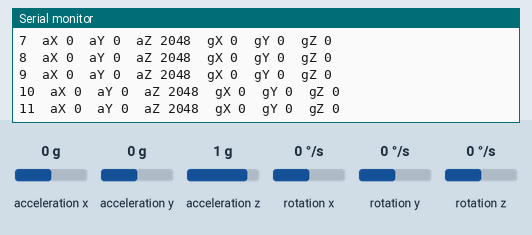
Bench run of a sketch on a simulated Arduino Uno, built with avr-gcc and run on an emulated ATmega328P. Parts: the last lines printed to the serial monitor. Wiring (inferred from the names in the program): MPU-9250 motion sensor at I2C address 0x68. The inputs (shaded band) are chosen by the test bench; at power-on: acceleration x 0 g, acceleration y 0 g, acceleration z 1 g, rotation x 0 °/s, rotation y 0 °/s, rotation z 0 °/s.

Above: at 1.2 s.
1.3 s: acceleration x set to -1.4 g
At 1.34 s:
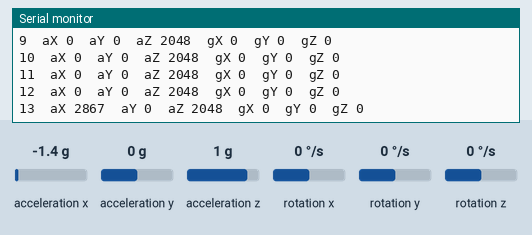
2.8 s: acceleration y set to -1.4 g
At 2.88 s:
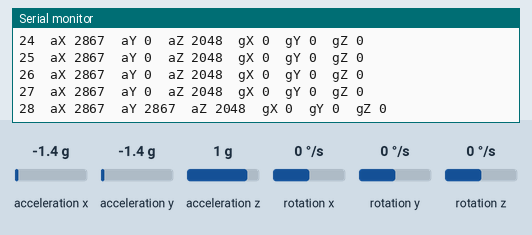
5.8 s: acceleration z set to -1.4 g
At 5.87 s:
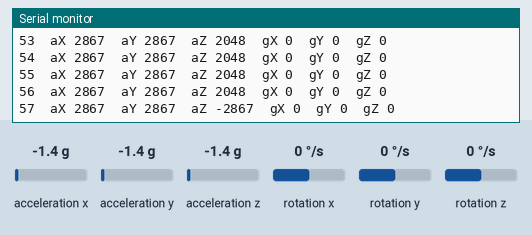
7.3 s: rotation x set to -192 °/s
At 7.31 s:
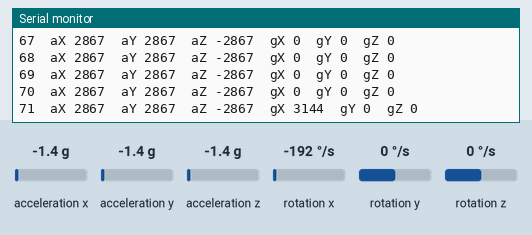
10.3 s: rotation y set to -192 °/s
At 10.3 s:
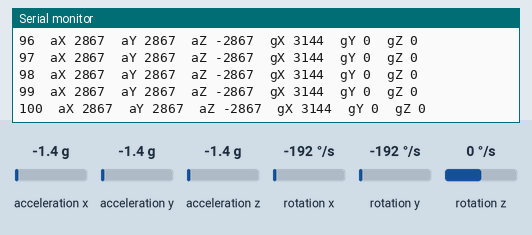
13.3 s: acceleration x set to 0 g
At 13.4 s:
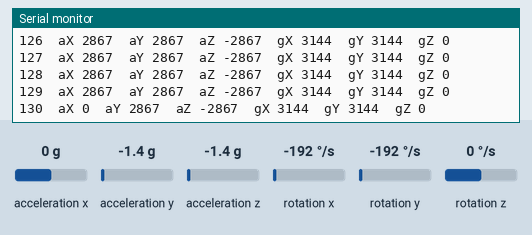
Timing chart, 0 to 16.3 s (numbered marks = the images above; inputs shaded):
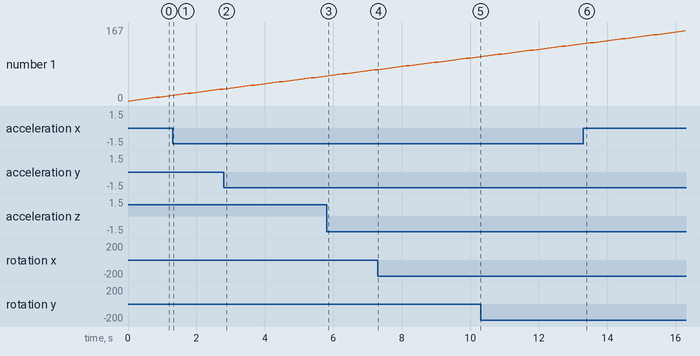

The sketch:

mpu9250.ino
```cpp
#include <Wire.h>

#define    MPU9250_ADDRESS            0x68
//#define    MAG_ADDRESS                0x0C

#define    GYRO_FULL_SCALE_250_DPS    0x00
#define    GYRO_FULL_SCALE_500_DPS    0x08
#define    GYRO_FULL_SCALE_1000_DPS   0x10
#define    GYRO_FULL_SCALE_2000_DPS   0x18

#define    ACC_FULL_SCALE_2_G        0x00
#define    ACC_FULL_SCALE_4_G        0x08
#define    ACC_FULL_SCALE_8_G        0x10
#define    ACC_FULL_SCALE_16_G       0x18


// This function read Nbytes bytes from I2C device at address Address.
// Put read bytes starting at register Register in the Data array.
void I2Cread(uint8_t Address, uint8_t Register, uint8_t Nbytes, uint8_t* Data)
{
  // Set register address
  Wire.beginTransmission(Address);
  Wire.write(Register);
  Wire.endTransmission();

  // Read Nbytes
  Wire.requestFrom(Address, Nbytes);
  uint8_t index=0;
  while (Wire.available())
    Data[index++]=Wire.read();
}


// Write a byte (Data) in device (Address) at register (Register)
void I2CwriteByte(uint8_t Address, uint8_t Register, uint8_t Data)
{
  // Set register address
  Wire.beginTransmission(Address);
  Wire.write(Register);
  Wire.write(Data);
  Wire.endTransmission();
}


// Initializations
void setup()
{
  // Arduino initializations
  Wire.begin();
  Serial.begin(9600);

  // Configure gyroscope range
  I2CwriteByte(MPU9250_ADDRESS,27,GYRO_FULL_SCALE_2000_DPS);
  // Configure accelerometers range
  I2CwriteByte(MPU9250_ADDRESS,28,ACC_FULL_SCALE_16_G);
//  // Set by pass mode for the magnetometers
//  I2CwriteByte(MPU9250_ADDRESS,0x37,0x02);
//
//  // Request first magnetometer single measurement
//  I2CwriteByte(MAG_ADDRESS,0x0A,0x01);


}


long int cpt=0;
// Main loop, read and display data
void loop()
{

  // _______________
  // ::: Counter :::

  // Display data counter
  Serial.print (cpt++,DEC);
  Serial.print ("\t");


  // ____________________________________
  // :::  accelerometer and gyroscope :::

  // Read accelerometer and gyroscope
  uint8_t Buf[14];
  I2Cread(MPU9250_ADDRESS,0x3B,14,Buf);


  // Create 16 bits values from 8 bits data

  // Accelerometer
  int16_t ax=-(Buf[0]<<8 | Buf[1]);
  int16_t ay=-(Buf[2]<<8 | Buf[3]);
  int16_t az=Buf[4]<<8 | Buf[5];

  // Gyroscope
  int16_t gx=-(Buf[8]<<8 | Buf[9]);
  int16_t gy=-(Buf[10]<<8 | Buf[11]);
  int16_t gz=Buf[12]<<8 | Buf[13];

    // Display values

  // Accelerometer
  Serial.print ("aX ");
  Serial.print (ax,DEC);
  Serial.print ("\t");
  Serial.print ("aY ");
  Serial.print (ay,DEC);
  Serial.print ("\t");
  Serial.print ("aZ ");
  Serial.print (az,DEC);
  Serial.print ("\t");

  // Gyroscope
  Serial.print ("gX ");
  Serial.print (gx,DEC);
  Serial.print ("\t");
  Serial.print ("gY ");
  Serial.print (gy,DEC);
  Serial.print ("\t");
  Serial.print ("gZ ");
  Serial.print (gz,DEC);
  Serial.print ("\t");


//  // _____________________
//  // :::  Magnetometer :::
//
//
//  // Read register Status 1 and wait for the DRDY: Data Ready
//
//  uint8_t ST1;
//  do
//  {
//    I2Cread(MAG_ADDRESS,0x02,1,&ST1);
//  }
//  while (!(ST1&0x01));
//
//  // Read magnetometer data
//  uint8_t Mag[7];
//  I2Cread(MAG_ADDRESS,0x03,7,Mag);
//
//
//  // Create 16 bits values from 8 bits data
//
//  // Magnetometer
//  int16_t mx=-(Mag[3]<<8 | Mag[2]);
//  int16_t my=-(Mag[1]<<8 | Mag[0]);
//  int16_t mz=-(Mag[5]<<8 | Mag[4]);
//
//
//  // Magnetometer
//  Serial.print (mx+200,DEC);
//  Serial.print ("\t");
//  Serial.print (my-70,DEC);
//  Serial.print ("\t");
//  Serial.print (mz-700,DEC);
//  Serial.print ("\t");


  // End of line
  Serial.println("");
  delay(100);
}
```

Measured:
- after the input at 1.3 s, the serial monitor: prints a new line at once (image 1)
- after the input at 2.8 s, the serial monitor: prints a new line after 0.08 s (image 2)
- after the input at 5.8 s, the serial monitor: prints a new line after 0.06 s (image 3)
- after the input at 7.3 s, the serial monitor: prints a new line at once (image 4)
- after the input at 13.3 s, the serial monitor: prints a new line after 0.09 s (image 6)
